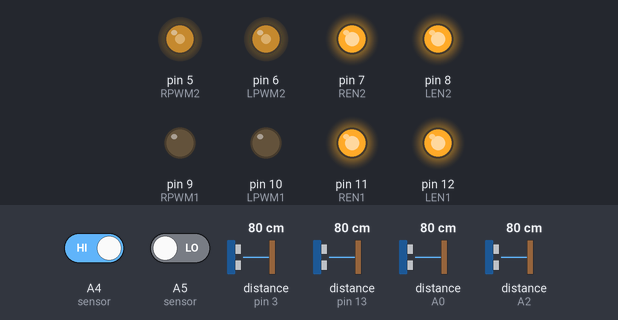
Recording of a sketch running on a simulated Arduino Uno, built with avr-gcc and run on an emulated ATmega328P. On the bench: output pins drawn as LEDs (lit = HIGH). Wiring (inferred from the names in the program): 4 × ultrasonic range finder: trigger pin 2, echo pin 3 / trigger pin 4, echo pin 13 / trigger A1, echo A0 / trigger A3, echo A2. The inputs (shaded band) are chosen by the test bench; at power-on: A5 (sensor) LOW, A4 (sensor) HIGH, distance to the obstacle (sensors on pin 3, pin 13, A0, A2) 80 cm. The echo pulse lasts 58.3 µs per cm; pins used as bus, display or sensor lines are not drawn.

Above: at 1.2 s.
1.3 s: A5 (sensor) driven HIGH
At 1.7 s:
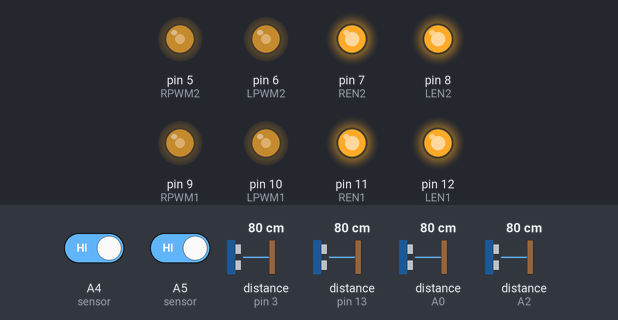
2.8 s: A4 (sensor) driven LOW
At 4.0 s:
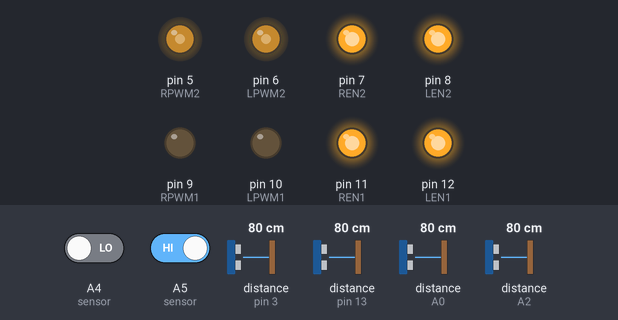
4.3 s: A4 (sensor) driven HIGH
At 5.2 s:
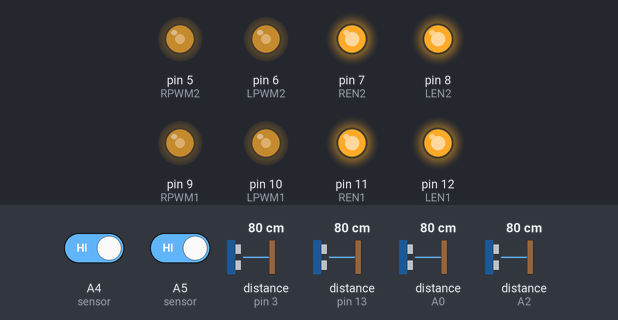
5.8 s: A5 (sensor) driven LOW
At 6.4 s:
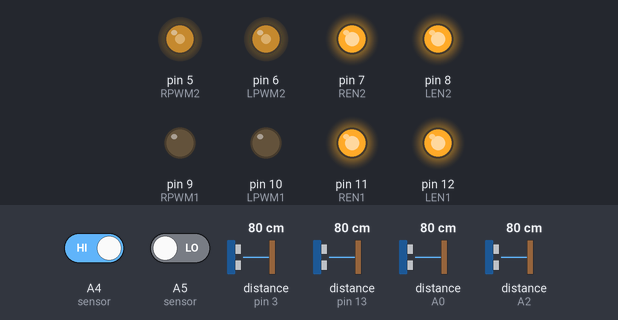
Timing chart, 0 to 8.3 s (numbered marks = the images above; inputs shaded):
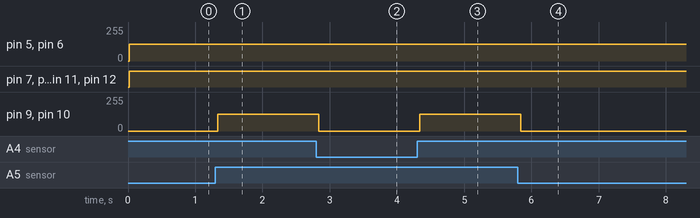

The sketch:

sketch_kronosai.ino
```cpp
// RIGHT DRIVER
#define RPWM2 5
#define LPWM2 6
#define REN2 7
#define LEN2 8
// LEFT DRIVER
#define RPWM1 9
#define LPWM1 10
#define REN1 11
#define LEN1 12

#define actDelay 10
#define maxRange 60

int trig1 = 4;   int echo1 = 13;  // LEFT FRONT SENSOR
int trig2 = A1;  int echo2 = A0;  // RIGHT FRONT SENSOR
int trig3 = 2;   int echo3 = 3;   // LEFT SIDE SENSOR
int trig4 = A3;  int echo4 = A2;  // RIGHT SIDE SENSOR

void setup() {
  pinMode(trig1, OUTPUT);  pinMode(echo1, INPUT);
  pinMode(trig2, OUTPUT);  pinMode(echo2, INPUT);
  pinMode(trig3, OUTPUT);  pinMode(echo3, INPUT);
  pinMode(trig4, OUTPUT);  pinMode(echo4, INPUT);
  pinMode(LPWM1, OUTPUT);  pinMode(RPWM1, OUTPUT);
  pinMode(LPWM2, OUTPUT);  pinMode(RPWM2, OUTPUT);
  pinMode(LEN1, OUTPUT);   pinMode(LEN2, OUTPUT);
  pinMode(REN1, OUTPUT);   pinMode(REN2, OUTPUT);
  pinMode(A4, INPUT);      pinMode(A5, INPUT);
}

void loop() {
  int AINL = digitalRead(A4);  // analog input sensor L
  int AINR = digitalRead(A5);  // analog input sensor R
  long duration1, distance1;
  long duration2, distance2;
  long duration4, distance4;
  long duration3, distance3;

  // Read distance from ultrasonic sensors
  digitalWrite(trig1, LOW); delayMicroseconds(2); digitalWrite(trig1, HIGH); delayMicroseconds(10); digitalWrite(trig1, LOW);
  duration1 = pulseIn(echo1, HIGH); distance1 = (duration1 / 2) / 29.1;

  digitalWrite(trig2, LOW); delayMicroseconds(2); digitalWrite(trig2, HIGH); delayMicroseconds(10); digitalWrite(trig2, LOW);
  duration2 = pulseIn(echo2, HIGH); distance2 = (duration2 / 2) / 29.1;

  digitalWrite(trig3, LOW); delayMicroseconds(2); digitalWrite(trig3, HIGH); delayMicroseconds(10); digitalWrite(trig3, LOW);
  duration3 = pulseIn(echo3, HIGH); distance3 = (duration3 / 2) / 29.1;

  digitalWrite(trig4, LOW); delayMicroseconds(2); digitalWrite(trig4, HIGH); delayMicroseconds(10); digitalWrite(trig4, LOW);
  duration4 = pulseIn(echo4, HIGH); distance4 = (duration4 / 2) / 29.1;

  if (!AINL && !AINR) { // 00: reverse
    digitalWrite(LEN1, HIGH); digitalWrite(LEN2, HIGH);
    digitalWrite(REN1, HIGH); digitalWrite(REN2, HIGH);
    analogWrite(LPWM1, 0); analogWrite(LPWM2, 127);
    analogWrite(RPWM1, 0); analogWrite(RPWM2, 127);
    delay(actDelay);
  }
  else if (!AINL && AINR) { // 01: reverse
    digitalWrite(LEN1, HIGH); digitalWrite(LEN2, HIGH);
    digitalWrite(REN1, HIGH); digitalWrite(REN2, HIGH);
    analogWrite(LPWM1, 0); analogWrite(LPWM2, 127);
    analogWrite(RPWM1, 0); analogWrite(RPWM2, 127);
    delay(actDelay);
  }
  else if (AINL && !AINR) { // 10: reverse
    digitalWrite(LEN1, HIGH); digitalWrite(LEN2, HIGH);
    digitalWrite(REN1, HIGH); digitalWrite(REN2, HIGH);
    analogWrite(LPWM1, 0); analogWrite(LPWM2, 127);
    analogWrite(RPWM1, 0); analogWrite(RPWM2, 127);
    delay(actDelay);
  }
  else if (AINL && AINR) { // 11: engaged

    // ATTACK - front detection
    if (!(distance3 <= maxRange || distance3 >= 0) &&
        (distance1 <= maxRange || distance1 >= 0) &&
        (distance2 <= maxRange || distance2 >= 0) &&
        !(distance4 <= maxRange || distance4 >= 0)) {

      // Determine closest front sensor
      int frontDistance = min(distance1, distance2);

      int speedStart = 127;
      int speedEnd = 255;
      int rampStep = 10;
      int rampDelay;

      if (frontDistance > 40) {
        rampDelay = 30;
      } else if (frontDistance > 20) {
        rampDelay = 15;
      } else {
        speedStart = 255;  // Skip ramping
        speedEnd = 255;
        rampDelay = 0;
      }

      digitalWrite(LEN1, HIGH); digitalWrite(LEN2, HIGH);
      digitalWrite(REN1, HIGH); digitalWrite(REN2, HIGH);

      for (int spd = speedStart; spd <= speedEnd; spd += rampStep) {
        analogWrite(LPWM1, spd);  analogWrite(LPWM2, 0);
        analogWrite(RPWM1, spd);  analogWrite(RPWM2, 0);
        if (rampDelay > 0) delay(rampDelay);
      }
      delay(actDelay);
    }

    // LEFT TURN
    else if (!(distance3 <= maxRange || distance3 >= 0) && (distance1 <= maxRange || distance1 >= 0) && !(distance2 <= maxRange || distance2 >= 0) && !(distance4 <= maxRange || distance4 >= 0)) {
      digitalWrite(LEN1, HIGH); digitalWrite(LEN2, HIGH);
      digitalWrite(REN1, HIGH); digitalWrite(REN2, HIGH);
      analogWrite(LPWM1, 0); analogWrite(LPWM2, 127);
      analogWrite(RPWM1, 127); analogWrite(RPWM2, 0);
      delay(actDelay);
    }

    // RIGHT TURN
    else if (!(distance3 <= maxRange || distance3 >= 0) && !(distance1 <= maxRange || distance1 >= 0) && (distance2 <= maxRange || distance2 >= 0) && !(distance4 <= maxRange || distance4 >= 0)) {
      digitalWrite(LEN1, HIGH); digitalWrite(LEN2, HIGH);
      digitalWrite(REN1, HIGH); digitalWrite(REN2, HIGH);
      analogWrite(LPWM1, 127); analogWrite(LPWM2, 0);
      analogWrite(RPWM1, 0); analogWrite(RPWM2, 127);
      delay(actDelay);
    }

    // LEFT SIDE TURN
    else if ((distance3 <= maxRange || distance3 >= 0) && !(distance1 <= maxRange || distance1 >= 0) && !(distance2 <= maxRange || distance2 >= 0) && !(distance4 <= maxRange || distance4 >= 0)) {
      digitalWrite(LEN1, HIGH); digitalWrite(LEN2, HIGH);
      digitalWrite(REN1, HIGH); digitalWrite(REN2, HIGH);
      analogWrite(LPWM1, 0); analogWrite(LPWM2, 127);
      analogWrite(RPWM1, 127); analogWrite(RPWM2, 0);
      delay(actDelay);
    }

    // RIGHT SIDE TURN
    else if (!(distance3 <= maxRange || distance3 >= 0) && !(distance1 <= maxRange || distance1 >= 0) && !(distance2 <= maxRange || distance2 >= 0) && (distance4 <= maxRange || distance4 >= 0)) {
      digitalWrite(LEN1, HIGH); digitalWrite(LEN2, HIGH);
      digitalWrite(REN1, HIGH); digitalWrite(REN2, HIGH);
      analogWrite(LPWM1, 127); analogWrite(LPWM2, 0);
      analogWrite(RPWM1, 0); analogWrite(RPWM2, 127);
      delay(actDelay);
    }

    // SEARCH MODE
    else {
      digitalWrite(LEN1, HIGH); digitalWrite(LEN2, HIGH);
      digitalWrite(REN1, HIGH); digitalWrite(REN2, HIGH);
      analogWrite(LPWM1, 127); analogWrite(LPWM2, 127);
      analogWrite(RPWM1, 127); analogWrite(RPWM2, 127);
      delay(actDelay);
    }
  }
}
```

Measured:
- after the input at 1.3 s, pin 9 (RPWM1), pin 10 (LPWM1): 0/255 → 127/255 at once
- after the input at 2.8 s, pin 9 (RPWM1), pin 10 (LPWM1): 127/255 → 0/255 at once
- after the input at 4.3 s, pin 9 (RPWM1), pin 10 (LPWM1): 0/255 → 127/255 at once
- after the input at 5.8 s, pin 9 (RPWM1), pin 10 (LPWM1): 127/255 → 0/255 at once
